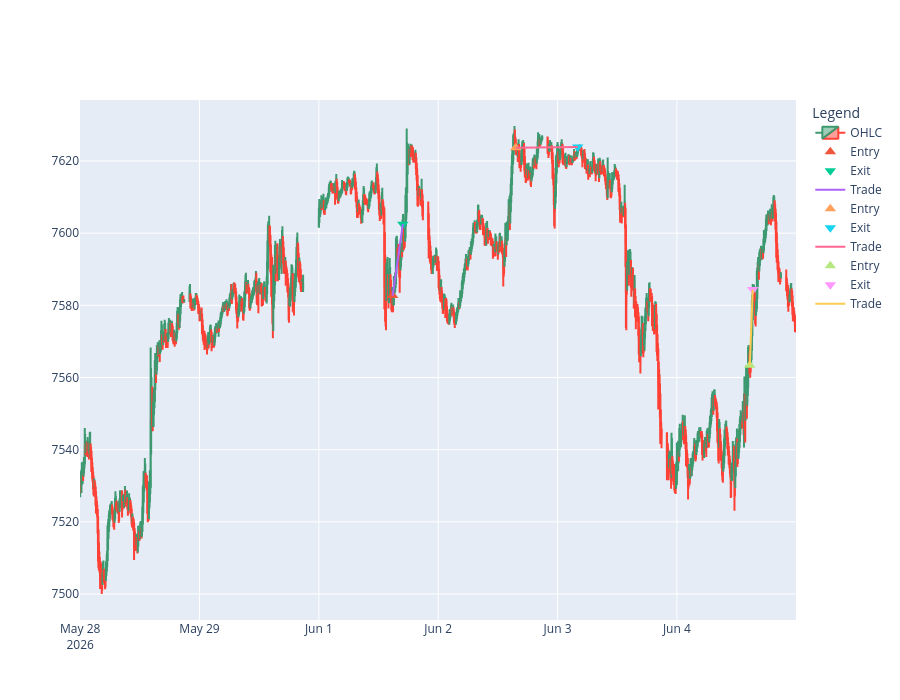
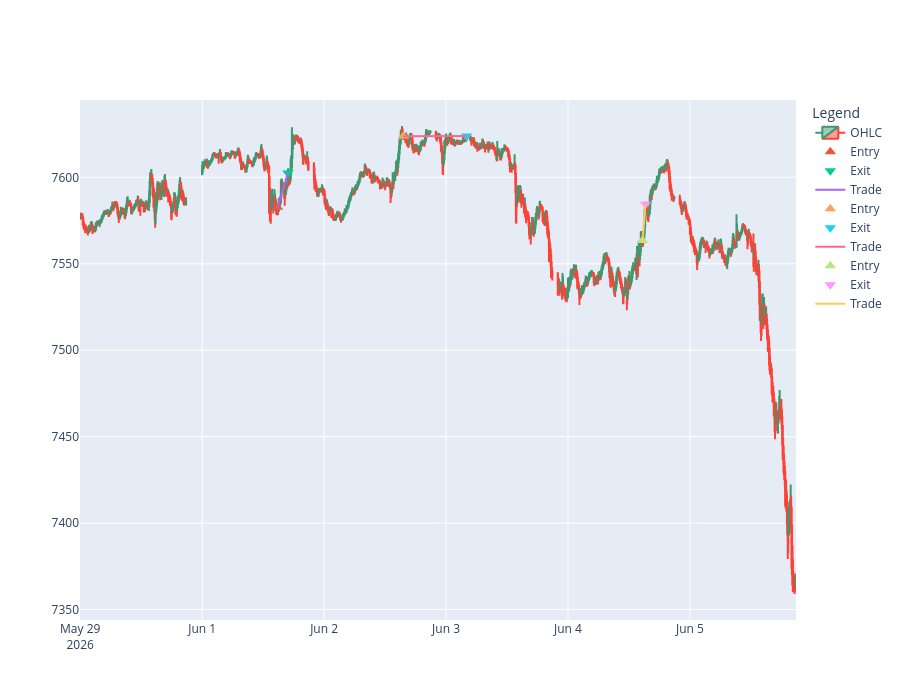
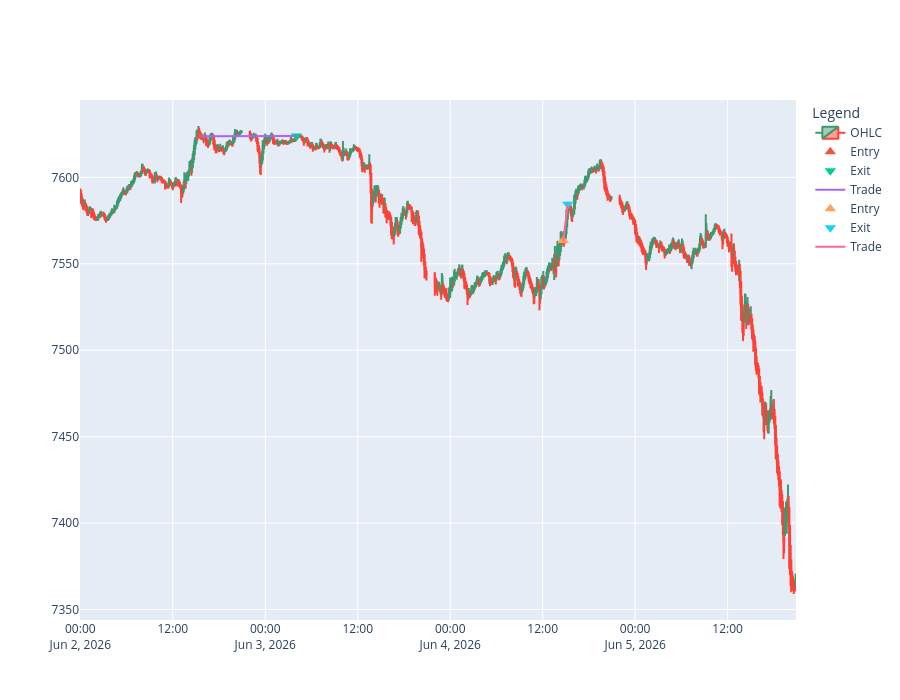

The code cell stored with these charts, in order, in its notebook:
### Code cell
fechas = closed_trades_reales['entry_time'].dt.date.unique()

for fecha in fechas:
  # clear_output(wait=True) # comentar esto si se quiere ver todas a la vez

  print('Fecha:', fecha)

  fig = plot_candles_and_trades(
      candles,
      closed_trades_reales,
      date=str(fecha),
      levels_period="daily",
  )

  fig = overlay_levels(
    fig,
    candles,
    niveles,
    date=str(fecha),
    levels_period="daily",
  )

  fig.show()
  time.sleep(0.5)  # breakpoint

### Figure 1 — Plotly figure (JSON) as saved in the notebook; plotly's stock layout.template omitted (floating-point values rounded to 4 significant figures; data arrays with more than 128 entries replaced by an {"elided": "..."} marker saying what was removed)
{"data": [{"close": {"elided": "1655 float values"}, "high": {"elided": "1655 float values"}, "low": {"elided": "1655 float values"}, "name": "OHLC", "open": {"elided": "1655 float values"}, "type": "candlestick", "x": {"elided": "1655 str values"}}, {"hoverinfo": "text", "hovertext": ["Entry Volume v0.19--buy_IB"], "marker": {"size": 10, "symbol": "triangle-up"}, "mode": "markers", "name": "Entry", "type": "scatter", "x": ["2026-06-01T14:50:08+00:00"], "y": [7583.0]}, {"hoverinfo": "text", "hovertext": ["Exit (win)"], "marker": {"size": 10, "symbol": "triangle-down"}, "mode": "markers", "name": "Exit", "type": "scatter", "x": ["2026-06-01T16:53:14+00:00"], "y": [7602.0]}, {"hoverinfo": "skip", "mode": "lines", "name": "Trade", "type": "scatter", "x": ["2026-06-01T14:50:08+00:00", "2026-06-01T16:53:14+00:00"], "y": [7583.0, 7602.0]}, {"hoverinfo": "text", "hovertext": ["Entry Volume v0.19--sell_IB"], "marker": {"size": 10, "symbol": "triangle-up"}, "mode": "markers", "name": "Entry", "type": "scatter", "x": ["2026-06-02T15:35:07+00:00"], "y": [7624.0]}, {"hoverinfo": "text", "hovertext": ["Exit (break even)"], "marker": {"size": 10, "symbol": "triangle-down"}, "mode": "markers", "name": "Exit", "type": "scatter", "x": ["2026-06-03T04:03:52+00:00"], "y": [7624.0]}, {"hoverinfo": "skip", "mode": "lines", "name": "Trade", "type": "scatter", "x": ["2026-06-02T15:35:07+00:00", "2026-06-03T04:03:52+00:00"], "y": [7624.0, 7624.0]}, {"hoverinfo": "text", "hovertext": ["Entry Volume v0.19--sell_EB"], "marker": {"size": 10, "symbol": "triangle-up"}, "mode": "markers", "name": "Entry", "type": "scatter", "x": ["2026-06-04T14:40:07+00:00"], "y": [7563.0]}, {"hoverinfo": "text", "hovertext": ["Exit (lose)"], "marker": {"size": 10, "symbol": "triangle-down"}, "mode": "markers", "name": "Exit", "type": "scatter", "x": ["2026-06-04T15:15:32+00:00"], "y": [7584.0]}, {"hoverinfo": "skip", "mode": "lines", "name": "Trade", "type": "scatter", "x": ["2026-06-04T14:40:07+00:00", "2026-06-04T15:15:32+00:00"], "y": [7563.0, 7584.0]}], "layout": {"dragmode": "zoom", "height": 700, "hovermode": "x unified", "legend": {"title": {"text": "Legend"}}, "xaxis": {"rangebreaks": [{"bounds": ["sat", "mon"]}], "rangeslider": {"visible": false}}, "yaxis": {"fixedrange": false}}}

### Figure 2 — Plotly figure (JSON) as saved in the notebook; plotly's stock layout.template omitted (floating-point values rounded to 4 significant figures; data arrays with more than 128 entries replaced by an {"elided": "..."} marker saying what was removed)
{"data": [{"close": {"elided": "1630 float values"}, "high": {"elided": "1630 float values"}, "low": {"elided": "1630 float values"}, "name": "OHLC", "open": {"elided": "1630 float values"}, "type": "candlestick", "x": {"elided": "1630 str values"}}, {"hoverinfo": "text", "hovertext": ["Entry Volume v0.19--buy_IB"], "marker": {"size": 10, "symbol": "triangle-up"}, "mode": "markers", "name": "Entry", "type": "scatter", "x": ["2026-06-01T14:50:08+00:00"], "y": [7583.0]}, {"hoverinfo": "text", "hovertext": ["Exit (win)"], "marker": {"size": 10, "symbol": "triangle-down"}, "mode": "markers", "name": "Exit", "type": "scatter", "x": ["2026-06-01T16:53:14+00:00"], "y": [7602.0]}, {"hoverinfo": "skip", "mode": "lines", "name": "Trade", "type": "scatter", "x": ["2026-06-01T14:50:08+00:00", "2026-06-01T16:53:14+00:00"], "y": [7583.0, 7602.0]}, {"hoverinfo": "text", "hovertext": ["Entry Volume v0.19--sell_IB"], "marker": {"size": 10, "symbol": "triangle-up"}, "mode": "markers", "name": "Entry", "type": "scatter", "x": ["2026-06-02T15:35:07+00:00"], "y": [7624.0]}, {"hoverinfo": "text", "hovertext": ["Exit (break even)"], "marker": {"size": 10, "symbol": "triangle-down"}, "mode": "markers", "name": "Exit", "type": "scatter", "x": ["2026-06-03T04:03:52+00:00"], "y": [7624.0]}, {"hoverinfo": "skip", "mode": "lines", "name": "Trade", "type": "scatter", "x": ["2026-06-02T15:35:07+00:00", "2026-06-03T04:03:52+00:00"], "y": [7624.0, 7624.0]}, {"hoverinfo": "text", "hovertext": ["Entry Volume v0.19--sell_EB"], "marker": {"size": 10, "symbol": "triangle-up"}, "mode": "markers", "name": "Entry", "type": "scatter", "x": ["2026-06-04T14:40:07+00:00"], "y": [7563.0]}, {"hoverinfo": "text", "hovertext": ["Exit (lose)"], "marker": {"size": 10, "symbol": "triangle-down"}, "mode": "markers", "name": "Exit", "type": "scatter", "x": ["2026-06-04T15:15:32+00:00"], "y": [7584.0]}, {"hoverinfo": "skip", "mode": "lines", "name": "Trade", "type": "scatter", "x": ["2026-06-04T14:40:07+00:00", "2026-06-04T15:15:32+00:00"], "y": [7563.0, 7584.0]}], "layout": {"dragmode": "zoom", "height": 700, "hovermode": "x unified", "legend": {"title": {"text": "Legend"}}, "xaxis": {"rangebreaks": [{"bounds": ["sat", "mon"]}], "rangeslider": {"visible": false}}, "yaxis": {"fixedrange": false}}}

### Figure 3 — Plotly figure (JSON) as saved in the notebook; plotly's stock layout.template omitted (floating-point values rounded to 4 significant figures; data arrays with more than 128 entries replaced by an {"elided": "..."} marker saying what was removed)
{"data": [{"close": {"elided": "1079 float values"}, "high": {"elided": "1079 float values"}, "low": {"elided": "1079 float values"}, "name": "OHLC", "open": {"elided": "1079 float values"}, "type": "candlestick", "x": {"elided": "1079 str values"}}, {"hoverinfo": "text", "hovertext": ["Entry Volume v0.19--sell_IB"], "marker": {"size": 10, "symbol": "triangle-up"}, "mode": "markers", "name": "Entry", "type": "scatter", "x": ["2026-06-02T15:35:07+00:00"], "y": [7624.0]}, {"hoverinfo": "text", "hovertext": ["Exit (break even)"], "marker": {"size": 10, "symbol": "triangle-down"}, "mode": "markers", "name": "Exit", "type": "scatter", "x": ["2026-06-03T04:03:52+00:00"], "y": [7624.0]}, {"hoverinfo": "skip", "mode": "lines", "name": "Trade", "type": "scatter", "x": ["2026-06-02T15:35:07+00:00", "2026-06-03T04:03:52+00:00"], "y": [7624.0, 7624.0]}, {"hoverinfo": "text", "hovertext": ["Entry Volume v0.19--sell_EB"], "marker": {"size": 10, "symbol": "triangle-up"}, "mode": "markers", "name": "Entry", "type": "scatter", "x": ["2026-06-04T14:40:07+00:00"], "y": [7563.0]}, {"hoverinfo": "text", "hovertext": ["Exit (lose)"], "marker": {"size": 10, "symbol": "triangle-down"}, "mode": "markers", "name": "Exit", "type": "scatter", "x": ["2026-06-04T15:15:32+00:00"], "y": [7584.0]}, {"hoverinfo": "skip", "mode": "lines", "name": "Trade", "type": "scatter", "x": ["2026-06-04T14:40:07+00:00", "2026-06-04T15:15:32+00:00"], "y": [7563.0, 7584.0]}], "layout": {"dragmode": "zoom", "height": 700, "hovermode": "x unified", "legend": {"title": {"text": "Legend"}}, "xaxis": {"rangebreaks": [{"bounds": ["sat", "mon"]}], "rangeslider": {"visible": false}}, "yaxis": {"fixedrange": false}}}
